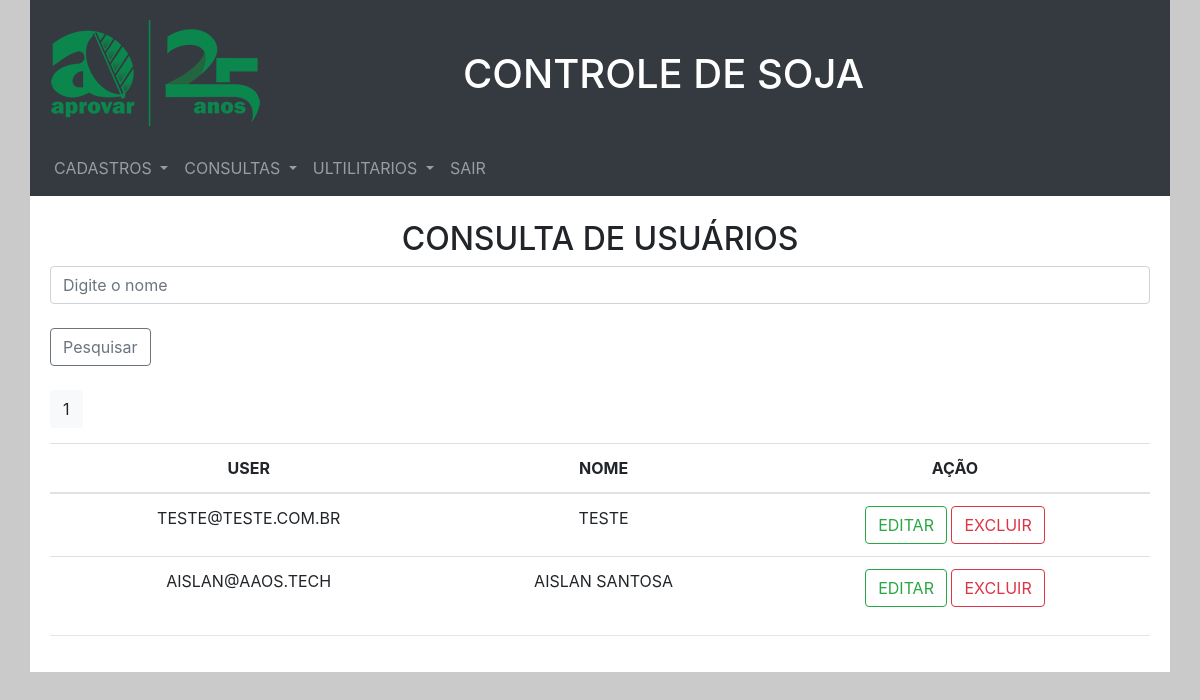
Screenshot of /crud-master/usu_Consultar.php (signed in) with the database file from the repository.
### tables this page shows
CREATE TABLE IF NOT EXISTS `usuario` (
  `id` int(10) NOT NULL AUTO_INCREMENT,
  `nome` varchar(30) NOT NULL,
  `email` varchar(50) NOT NULL,
  `senha` varchar(32) NOT NULL,
  `sexo` tinyint(4) DEFAULT NULL,
  `nivelAcesso` tinyint(4) NOT NULL,
  `dataCadastro` datetime DEFAULT NULL,
  PRIMARY KEY (`id`)
);

### crud-master/usu_Consultar.php (the view, shortened to what this page needs)
<?php
require("conn.php");
require "classes/cadastroUsuario.class.php";
$usuario = new CadastroUsuario($pdo);
?>
<!DOCTYPE html>
<html lang="pt-br">
<head>
    <link rel="stylesheet" href="https://stackpath.bootstrapcdn.com/bootstrap/4.3.1/css/bootstrap.min.css">
    <link rel="stylesheet" href="css/geral.css">
</head>
<body>
    <div class="container">
        <header>
            <?php
            include_once "menu.php"; ?>
        </header>
        <section class="corpo">
            <h2>Consulta de Usuários</h2>
            <form action="" method="POST">
                <input type="search" name="pesquisar" class="form-control" id="pesquisar" placeholder="Digite o nome"><br>
                <input type="submit" class="btn btn-outline-secondary" value="Pesquisar"><br><br>
            </form>
            <table class="table table-hover tab">
                <thead>
                    <tr>
                        <th scope="col">User</th>
                        <th scope="col">Nome</td>
                        <th scope="col">Ação</td>
                    </tr>
                </thead>
                <?php if (!empty($_POST['pesquisar'])) {
                    $pesq = $_POST['pesquisar'];
                    $lista = $usuario->consultar($pesq);
                } else {
                    $lista = $usuario->consultar();
                }
                foreach ($lista as $item) :
                    ?>
                    <tr>
                        <td><?php echo $item['email']; ?></td>
                        <td><?php echo $item['nome']; ?></td>
                        <td>
                            <a href="<?php echo 'usu_Salvar.php?id=' . $item['id']; ?>" class="btn btn-outline-success">Editar</a>
                            <a href="<?php echo 'usu_Deletar.php?id=' . $item['id'].'&nome='.$item['nome']; ?>" class="btn btn-outline-danger">Excluir</a>
                        </td>
                    </tr>
                <?php endforeach; ?>
            </table>
            <hr>
        </section>
    </div>
</body>
</html>

### crud-master/css/geral.css (style rules this page uses)
body { margin: 0; padding: 0; text-transform: uppercase; background-color: #cacaca; }
.container { padding: 0; background-color: #ffffff; height: 100%; }
header { height: 140px; vertical-align: center; margin: 0; padding: 0; }
.corpo { margin-top: 60px; padding: 20px; height: 100%; }
.corpo h2 { text-align: center; }
.tab th { text-align: center; }
tr { text-align: center; }

### rows the page displays
usuario: email "TESTE@TESTE.COM.BR", nome "TESTE"
usuario: email "AISLAN@AAOS.TECH", nome "AISLAN SANTOSA"
